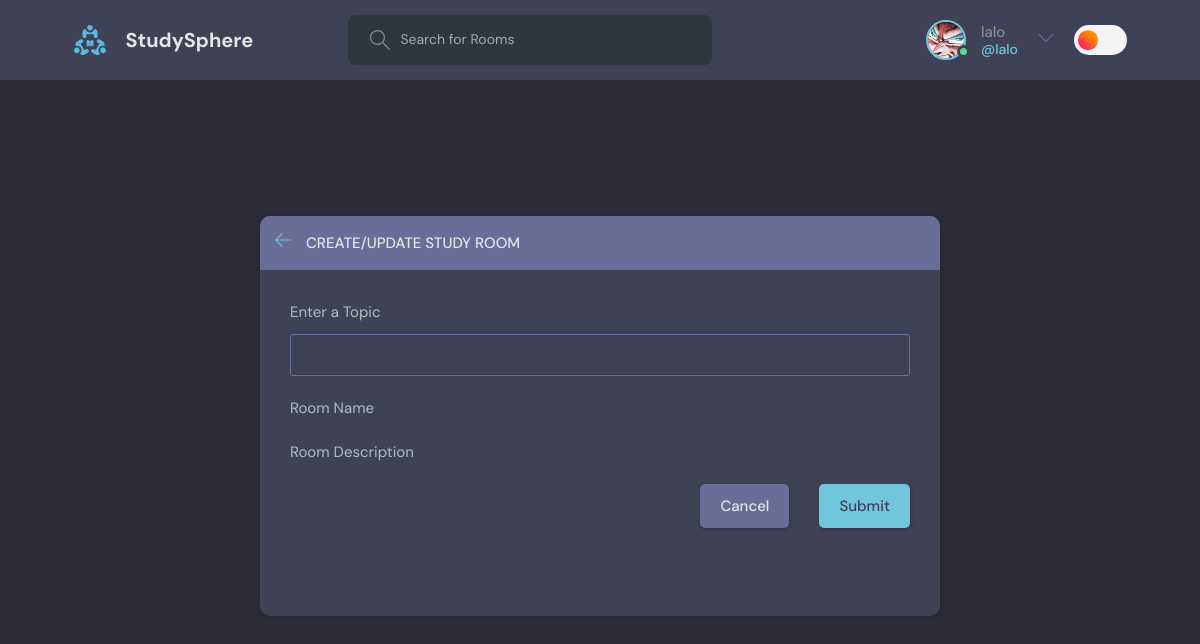
Before: /update-room/2 (signed in) with the older database file.
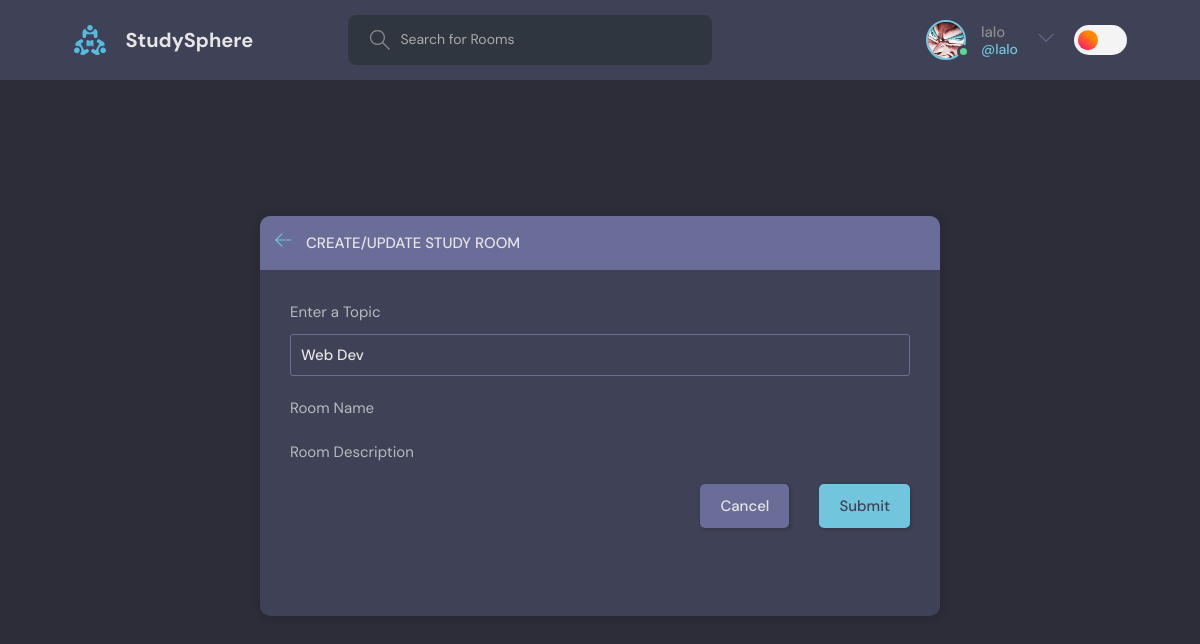
After: the same page with the newer database file.
### base/models.py (models this page shows, shortened)
class Room(models.Model):
    name = models.CharField(max_length=50)
    description = models.TextField(null = True, blank = True)   #  setting to null means that it will be blank in the database if not filled out at runtime otherwise the data basebase will consider it as missing data   # blank means that it is not required to be filled out at runtime
    participants = models.ManyToManyField(User, related_name = 'participants', blank = True)  # this is the many to many field that we will be using to connect the room with the user, related_name is used to access the participants of the room from the user model, blank means that it is not required to be filled out at runtime
    host = models.ForeignKey(User, on_delete =  models.SET_NULL, null = True)   # when the host is deleted then all its rooms are delete as well
    topic = models.ForeignKey(Topic, on_delete =  models.SET_NULL, null = True)   # when the topic is deleted then all the rooms of that topic will be deleted as well
    updated = models.DateTimeField(auto_now=True)  # auto_now will update the time whenever the room is updated
    created = models.DateTimeField(auto_now_add=True)  # auto_now_add will update the time only when the room is created for the first time
    class Meta:
        ordering = ['-updated','-created']   # here we are ordering the rooms according to the most recent updated and created room in the list..     The ( - ) sign means to update according to most recent....

class Topic(models.Model):
    name = models.TextField(max_length=100)

### base/views.py (the view, shortened to what this page needs)
# urls.py: path('update-room/<str:pk>',views.UpdateRoom, name = "update-room") , # url of the update room page
@login_required(login_url="UserLogin")
def UpdateRoom(request,pk):  # here we get the pk also to update the specific room
    room = Room.objects.get(id = pk)  # getting the room with the specific id
    form = RoomForm(instance= room)  # here we get the instance of the room that we want to update. THis will also show  the data of the room that we want to update in the form fields... so it would be easy for update keeping in view the previous data
    topics = Topic.objects.all()  # getting all the topics from the database
    if request.user != room.host:
        return HttpResponse("You are not allowed to Edit this page")
    context = {'form':form,'topics': topics,'room':room}
    return render(request,'base/room_form.html',context)

### base/templates/base/room_form.html (shortened to what this page needs)
{% extends 'main.html' %}
{% block content %}
<main class="create-room layout">
  <div class="container">
    <div class="layout__box">
      <div class="layout__boxHeader">
        <div class="layout__boxTitle">
          <a href="{{request.META.HTTP_REFERER}}">
            <svg version="1.1" xmlns="http://www.w3.org/2000/svg" width="32" height="32" viewBox="0 0 32 32">
              <title>arrow-left</title>
              <path
                d="M13.723 2.286l-13.723 13.714 13.719 13.714 1.616-1.611-10.96-10.96h27.625v-2.286h-27.625l10.965-10.965-1.616-1.607z">
              </path>
            </svg>
          </a>
          <h3>Create/Update Study Room</h3>
        </div>
      </div>
      <div class="layout__body">
        <form class="form" action="" method="POST">
          <div class="form__group">
            <label for="room_topic">Enter a Topic</label>
            <input required type="text" value="{{room.topic.name}}" name="topic" list="topic-list" />
          </div>
          <div class="form__group">
            <label for="room_name">Room Name</label>
          </div>
          <div class="form__group">
            <label for="room_description">Room Description</label>
          </div>
          <div class="form__action">
            <a class="btn btn--dark" href="{{request.META.HTTP_REFERER}}">Cancel</a>
            <button class="btn btn--main" type="submit">Submit</button>
          </div>
        </form>
      </div>
    </div>
  </div>
</main>
{% endblock content %}

Changed rows visible on the page:
now on this page (row edited): Room: topic "Web Dev"
